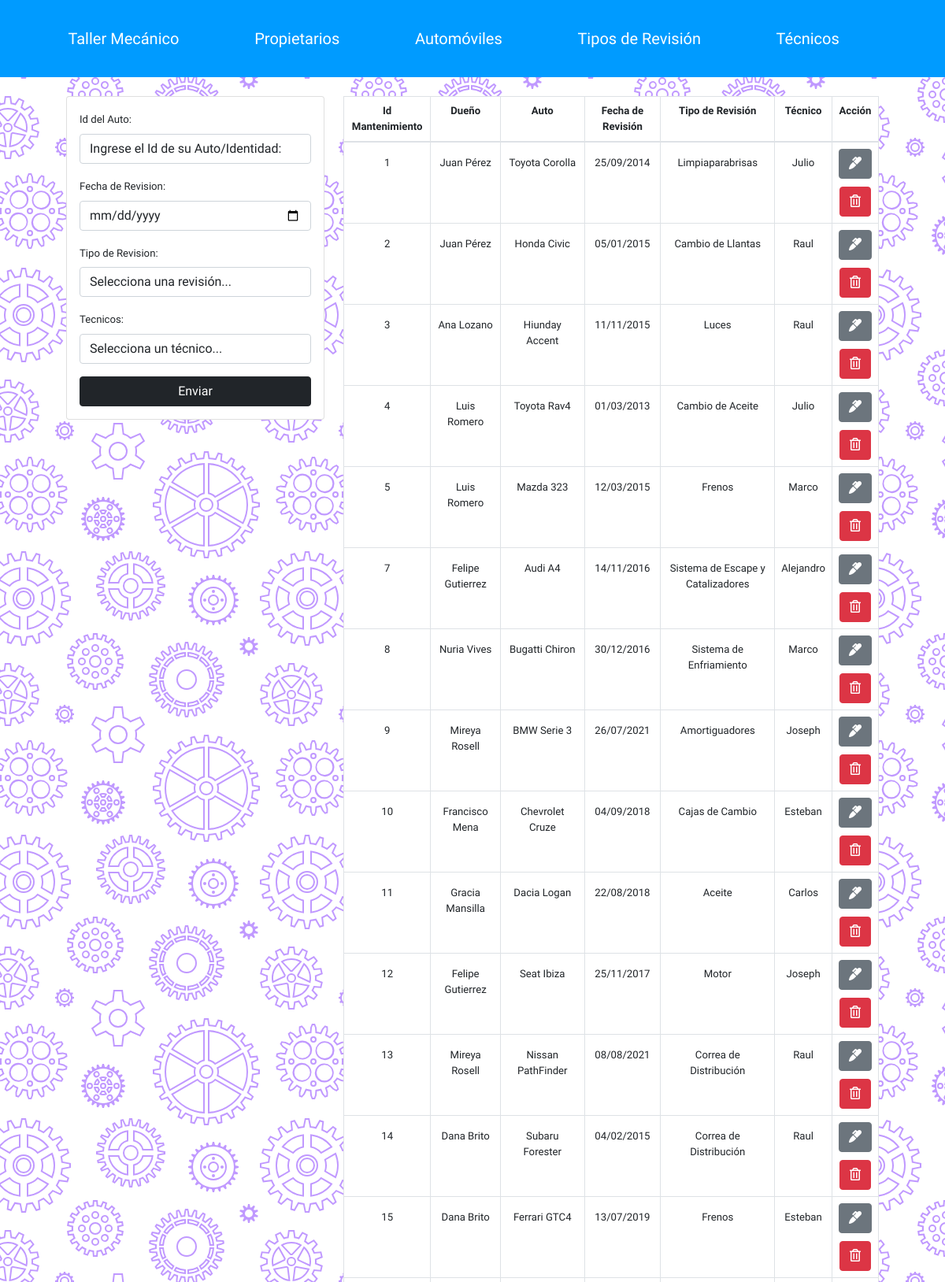
Screenshot of /taller_mecanico/index.php (upper part) with the database file from the repository.
### tables this page shows
CREATE TABLE IF NOT EXISTS `mantenimiento` (
  `IdMantenimiento` int(11) NOT NULL AUTO_INCREMENT,
  `IdAuto` int(11) NOT NULL,
  `Fecha_Revision` date NOT NULL,
  `IdTipo_Revision` int(11) NOT NULL,
  `IdTecnico` int(11) NOT NULL,
  PRIMARY KEY (`IdMantenimiento`),
  KEY `FK_mantenimiento_auto_ID_idx` (`IdAuto`),
  KEY `FK_mantenimiento_tipoRevision_ID_idx` (`IdTipo_Revision`),
  KEY `FK_mantenimiento_tecnico_ID_idx` (`IdTecnico`)
);

CREATE TABLE IF NOT EXISTS `propietarios` (
  `Identidad` int(11) NOT NULL,
  `Nombre_Propietario` varchar(255) NOT NULL,
  PRIMARY KEY (`Identidad`)
);

CREATE TABLE IF NOT EXISTS `automoviles` (
  `IdAuto` int(11) NOT NULL AUTO_INCREMENT,
  `Identidad` int(20) NOT NULL,
  `Marca` varchar(100) NOT NULL,
  `Modelo` varchar(100) NOT NULL,
  `Anio` int(4) NOT NULL,
  PRIMARY KEY (`IdAuto`),
  KEY `FK_auto_propietario_ID_idx` (`Identidad`)
);

CREATE TABLE IF NOT EXISTS `tipo_revision` (
  `IdTipo_Revision` int(11) NOT NULL AUTO_INCREMENT,
  `Tipo_Revision` varchar(100) NOT NULL,
  PRIMARY KEY (`IdTipo_Revision`)
);

CREATE TABLE IF NOT EXISTS `tecnicos` (
  `IdTecnico` int(11) NOT NULL AUTO_INCREMENT,
  `Nombre_Tecnico` varchar(100) NOT NULL,
  PRIMARY KEY (`IdTecnico`)
);

### taller_mecanico/index.php (the view, shortened to what this page needs)
<?php include("db.php")?>
<?php include("Includes/header.php")?>
<div class="container p-4">
<div class="row">
        <div class="col-md-4">
            <div class="card card-body">
                <form action="save_register.php" method = "POST">
                    <div class="form-group">
                        <label>Id del Auto:</label>
                        <select name = 'IdAuto_Index' class = "form-control">
                        <option value="0">Ingrese el Id de su Auto/Identidad:</option>
                         </select>
                    </div>
                    <div class="form-group">
                        <label>Fecha de Revision:</label>
                        <input type = "date" name="Fecha_Revision" class = "form-control"
                        placeholder = "Ingrese una fecha">
                    </div>
                    <div class="form-group">
                        <label>Tipo de Revision:</label><br>
                        <select name="Lista_Revision" class = "form-control" min = "1" max = "15">
                            <option value="0" Selected>Selecciona una revisi&oacute;n...</option>
                        </select>
                    </div>
                    <div class="form-group">
                        <label>Tecnicos:</label><br>
                        <select name="Lista_Tecnicos" required class = "form-control" min = "1" max = "8">
                            <option value="0" Selected>Selecciona un t&eacute;cnico...</option>
                    </select>
                    </div>
                    <div class="d-grid">
                    <input type="submit" class = "btn btn-dark btn-block"
                    name = "save_register" value = "Enviar">
                    </div>
                </form>
            </div>
        </div>
        <div class="col-md-8">
            <table class = "table table-bordered">
                <thead>
                    <tr>
                        <th>Id Mantenimiento</th>
                        <th>Dueño</th>
                        <th>Auto</th>
                        <th>Fecha de Revisi&oacute;n</th>
                        <th>Tipo de Revisi&oacute;n</th>
                        <th>T&eacute;cnico</th>
                        <th>Acci&oacute;n</th>
                    </tr>
                </thead>
                <tbody>
                    <?php
                    $query = "SELECT * FROM taller_mecanico.mantenimiento";
                    $result_taller = mysqli_query($conn,$query);
                    while($row = mysqli_fetch_array($result_taller)){
                        $idMante = $row['IdTecnico'];
                        $conTec = "SELECT Nombre_Tecnico FROM tecnicos where IdTecnico = $idMante";
                        $EnvConTec = mysqli_query($conn,$conTec);
                        $Tec = mysqli_fetch_array($EnvConTec);
                        $idTipRev = $row['IdTipo_Revision'];
                        $conTipRev = "SELECT Tipo_Revision FROM tipo_revision where IdTipo_Revision = $idTipRev";
                        $EnvConTipRev = mysqli_query($conn,$conTipRev);
                        $Nom = mysqli_fetch_array($EnvConTipRev);
                        $idTipAuto = $row['IdAuto'];
                        $conIdAuto = "SELECT * from automoviles where IdAuto = $idTipAuto";
                        $EnvConIdAuto = mysqli_query($conn,$conIdAuto);
                        $IdProp = mysqli_fetch_array($EnvConIdAuto);
                        $identidad = $IdProp['Identidad'];
                        $conProp = "SELECT * FROM propietarios where Identidad = $identidad";
                        $EnvConProp = mysqli_query($conn,$conProp);
                        $NomProp = mysqli_fetch_array($EnvConProp);
                        $conAuto = "SELECT * from automoviles where IdAuto = $idTipAuto";
                        $EnvConAuto = mysqli_query($conn,$conAuto);
                        $conMarcaModelo = mysqli_fetch_array($EnvConAuto);
                        $Mante = $row['IdMantenimiento'];
                        $CONSULTA = "SELECT * From mantenimiento where IdMantenimiento = $Mante";
                        $conFecha = mysqli_query($conn,$CONSULTA);
                        $ConsulFecha = "SELECT DATE_FORMAT(Fecha_Revision,'%d/%m/%Y') as Fecha from mantenimiento where IdMantenimiento = $Mante";
                        $EnvConFecha = mysqli_query($conn,$ConsulFecha);
                        $convertida = mysqli_fetch_array($EnvConFecha);
                        ?>
                        <div class="alinear">
                        <tr>
                            <td><?php echo $row['IdMantenimiento'] ?></td>
                            <td><?php echo $NomProp['Nombre_Propietario']?></td>
                            <td><?php echo $conMarcaModelo['Marca'], " ",$conMarcaModelo['Modelo']?></td>
                            <td><?php echo $convertida['Fecha'] ?></td>
                            <td><?php echo $Nom['Tipo_Revision'] ?></td>
                            <td><?php echo $Tec['Nombre_Tecnico'] ?></td>
                            <td><div class="enlace">
                                <a href="edit.php?id_Edit_Index=<?php echo $row['IdMantenimiento']?>" class = "btn btn-secondary">
                                    <i class = "fas fa-marker"></i>
                                </a></div>
                                <a href="delete_register.php?id_Del_Index=<?php echo $row['IdMantenimiento']?>" class = "btn btn-danger">
                                    <i class = "far fa-trash-alt"></i>
                                </a>
                            </td>
                        </tr>
                        </div>
                   <?php }?>
                </tbody>
            </table>
        </div>
    </div>
</div>
<?php include("Includes/footer.php");?>

### taller_mecanico/estilos.css (style rules this page uses)
* { margin: 0; box-sizing: border-box; padding: 0; }
body { font-family: 'Andada Pro', serif; background-color: #ffffff; }
a { color: #ffffff; text-decoration: #ffffff; list-style: none; }
.table.table-bordered th { text-align: center; background-color: #ffffff; vertical-align: 18px; }
.table.table-bordered td { background-color: #ffffff; text-align: center; vertical-align: 18px; }
.container { width: 90%; margin: auto; }
.enlace { padding-bottom: 10px; }

### rows the page displays
mantenimiento: IdMantenimiento "1", propietarios.Nombre_Propietario "Juan Pérez", IdAuto.Marca "Toyota", IdAuto.Modelo "Corolla", Fecha "25/09/2014", IdTipo_Revision.Tipo_Revision "Limpiaparabrisas", IdTecnico.Nombre_Tecnico "Julio"
mantenimiento: IdMantenimiento "2", propietarios.Nombre_Propietario "Juan Pérez", IdAuto.Marca "Honda", IdAuto.Modelo "Civic", Fecha "05/01/2015", IdTipo_Revision.Tipo_Revision "Cambio de Llantas", IdTecnico.Nombre_Tecnico "Raul"
mantenimiento: IdMantenimiento "3", propietarios.Nombre_Propietario "Ana Lozano", IdAuto.Marca "Hiunday", IdAuto.Modelo "Accent", Fecha "11/11/2015", IdTipo_Revision.Tipo_Revision "Luces", IdTecnico.Nombre_Tecnico "Raul"
mantenimiento: IdMantenimiento "4", propietarios.Nombre_Propietario "Luis Romero", IdAuto.Marca "Toyota", IdAuto.Modelo "Rav4", Fecha "01/03/2013", IdTipo_Revision.Tipo_Revision "Cambio de Aceite", IdTecnico.Nombre_Tecnico "Julio"
mantenimiento: IdMantenimiento "5", propietarios.Nombre_Propietario "Luis Romero", IdAuto.Marca "Mazda", IdAuto.Modelo "323", Fecha "12/03/2015", IdTipo_Revision.Tipo_Revision "Frenos", IdTecnico.Nombre_Tecnico "Marco"
mantenimiento: IdMantenimiento "7", propietarios.Nombre_Propietario "Felipe Gutierrez", IdAuto.Marca "Audi", IdAuto.Modelo "A4", Fecha "14/11/2016", IdTipo_Revision.Tipo_Revision "Sistema de Escape y Catalizadores", IdTecnico.Nombre_Tecnico "Alejandro"
mantenimiento: IdMantenimiento "8", propietarios.Nombre_Propietario "Nuria Vives", IdAuto.Marca "Bugatti", IdAuto.Modelo "Chiron", Fecha "30/12/2016", IdTipo_Revision.Tipo_Revision "Sistema de Enfriamiento", IdTecnico.Nombre_Tecnico "Marco"
mantenimiento: IdMantenimiento "9", propietarios.Nombre_Propietario "Mireya Rosell", IdAuto.Marca "BMW", IdAuto.Modelo "Serie 3", Fecha "26/07/2021", IdTipo_Revision.Tipo_Revision "Amortiguadores", IdTecnico.Nombre_Tecnico "Joseph"
mantenimiento: IdMantenimiento "10", propietarios.Nombre_Propietario "Francisco Mena", IdAuto.Marca "Chevrolet", IdAuto.Modelo "Cruze", Fecha "04/09/2018", IdTipo_Revision.Tipo_Revision "Cajas de Cambio", IdTecnico.Nombre_Tecnico "Esteban"
mantenimiento: IdMantenimiento "11", propietarios.Nombre_Propietario "Gracia Mansilla", IdAuto.Marca "Dacia", IdAuto.Modelo "Logan", Fecha "22/08/2018", IdTipo_Revision.Tipo_Revision "Aceite", IdTecnico.Nombre_Tecnico "Carlos"
mantenimiento: IdMantenimiento "12", propietarios.Nombre_Propietario "Felipe Gutierrez", IdAuto.Marca "Seat", IdAuto.Modelo "Ibiza", Fecha "25/11/2017", IdTipo_Revision.Tipo_Revision "Motor", IdTecnico.Nombre_Tecnico "Joseph"
mantenimiento: IdMantenimiento "13", propietarios.Nombre_Propietario "Mireya Rosell", IdAuto.Marca "Nissan", IdAuto.Modelo "PathFinder", Fecha "08/08/2021", IdTipo_Revision.Tipo_Revision "Correa de Distribución", IdTecnico.Nombre_Tecnico "Raul"
mantenimiento: IdMantenimiento "14", propietarios.Nombre_Propietario "Dana Brito", IdAuto.Marca "Subaru", IdAuto.Modelo "Forester", Fecha "04/02/2015", IdTipo_Revision.Tipo_Revision "Correa de Distribución", IdTecnico.Nombre_Tecnico "Raul"
mantenimiento: IdMantenimiento "15", propietarios.Nombre_Propietario "Dana Brito", IdAuto.Marca "Ferrari", IdAuto.Modelo "GTC4", Fecha "13/07/2019", IdTipo_Revision.Tipo_Revision "Frenos", IdTecnico.Nombre_Tecnico "Esteban"
